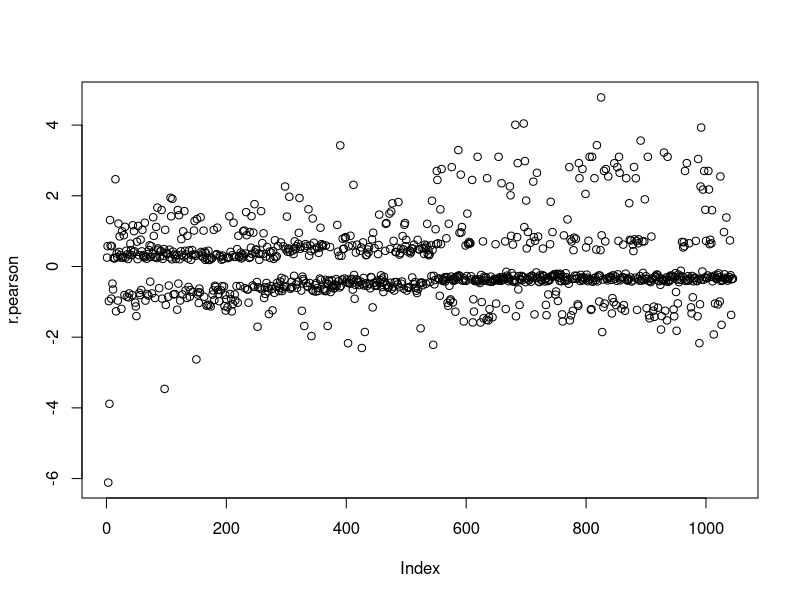
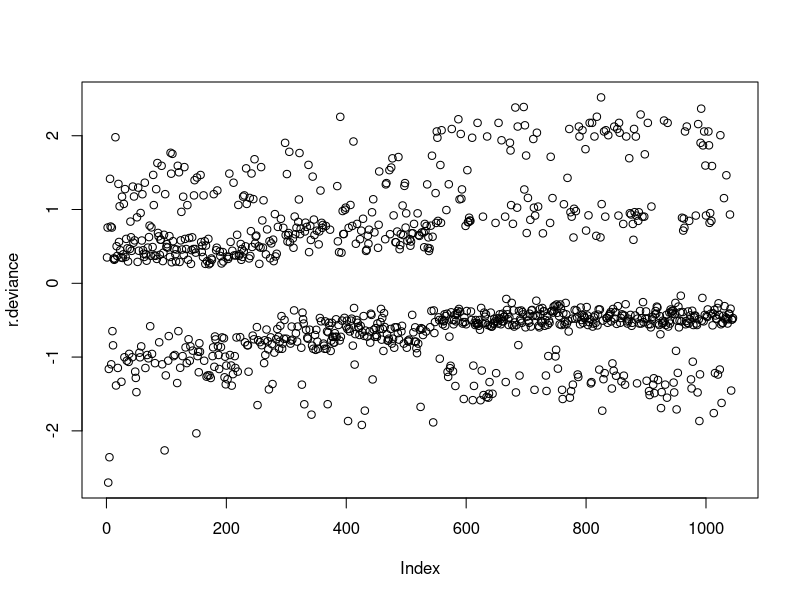
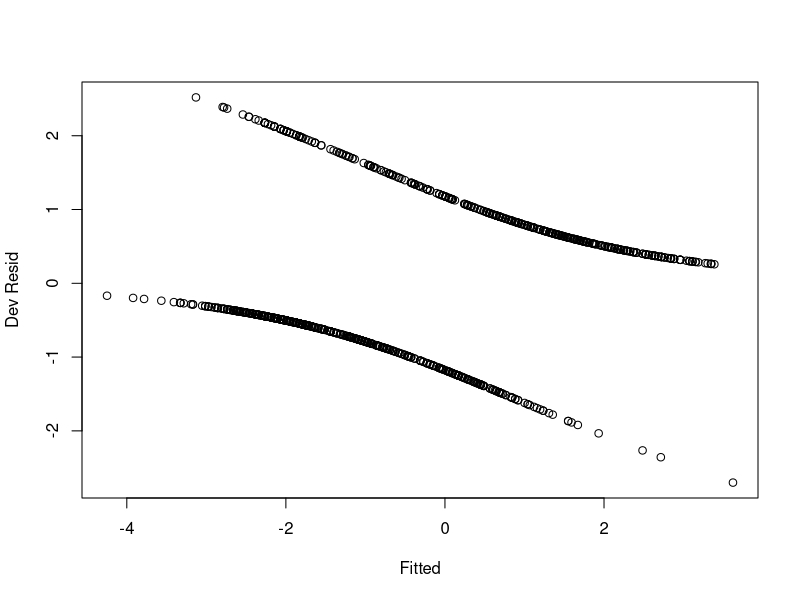
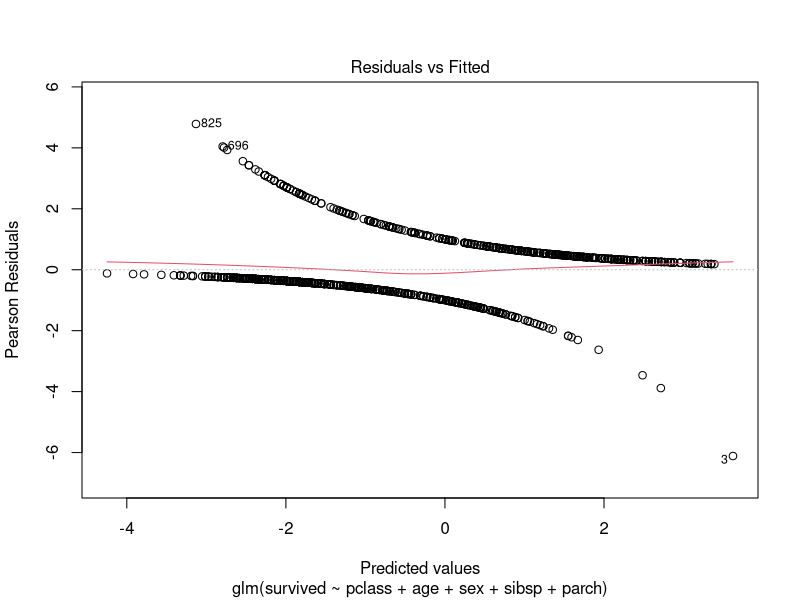
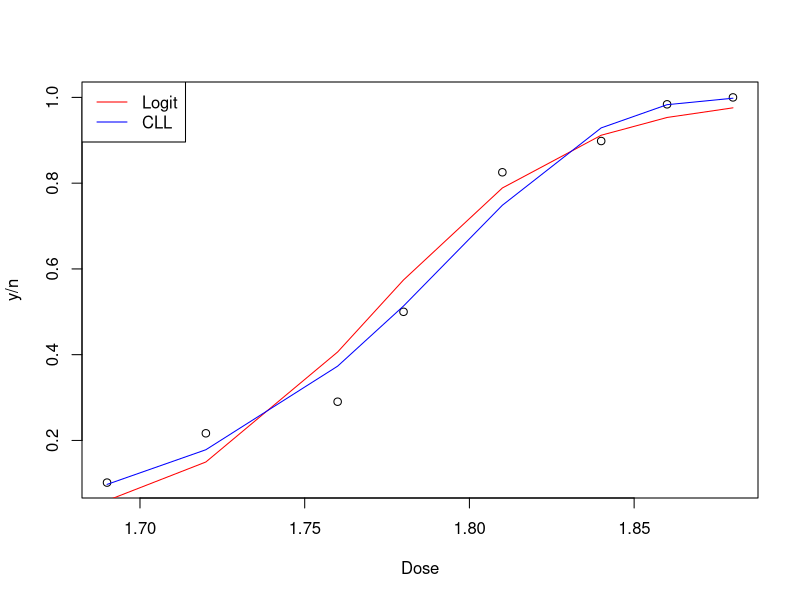
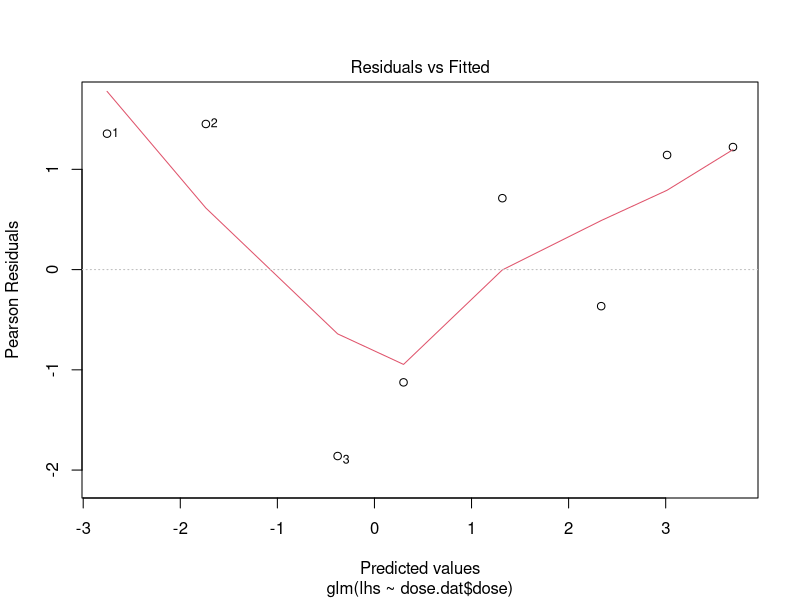
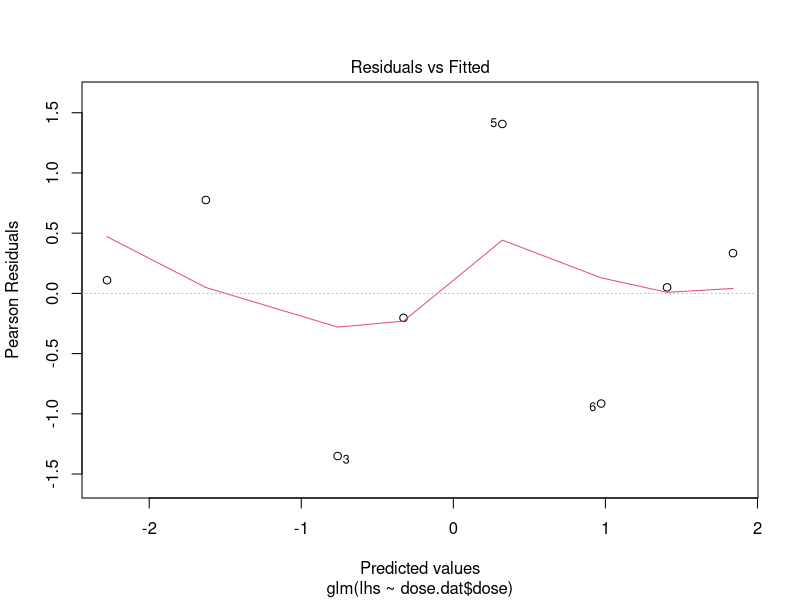
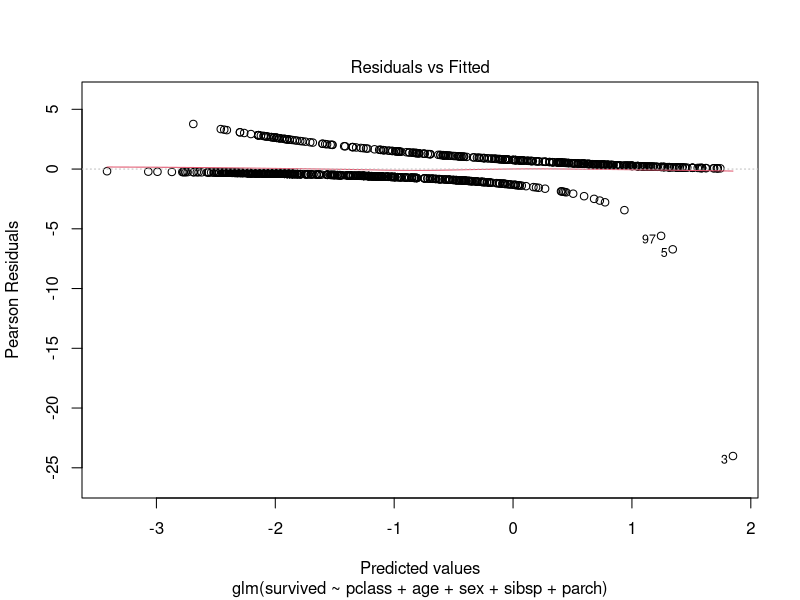

Recreate these plots in R, in order.
## ---- chunk 1
knitr::opts_chunk$set(echo = TRUE, message=FALSE, warning=FALSE)
## ---- chunk 2
library(tidyverse)
library(magrittr)

dat = read.csv('../../data/titanic.csv')

# the titanic data contains some missing data that we'll just ignore for now....
dat %<>% drop_na

# we don't care about a few of the columns
dat %<>% select(-c('name','ticket','cabin'))
dat$pclass %<>% as.factor 

mod = glm(survived~pclass+age+sex+sibsp+parch, family=binomial, data=dat)

r.pearson = resid(mod,type='pearson')
plot(r.pearson)

r.deviance = resid(mod, type='deviance')
plot(r.deviance)

# Null model deviance is model containing only intercept, residual deviance is sum of squared residuals
summary(mod)
sum(r.deviance^2)

## ---- chunk 3
h = hatvalues(mod)
r.dev.std = r.deviance/sqrt(1-h)
plot(predict(mod),r.deviance, xlab='Fitted', ylab='Dev Resid')
## ---- chunk 4
plot(mod,which=1)
## ---- chunk 5
dose.dat = read.csv('../../data/beetles.csv')
dose.dat$fails = dose.dat$n - dose.dat$y
lhs = as.matrix(dose.dat[,c('y','fails')])

mod.logit = glm(lhs~dose.dat$dose, family=binomial)
mod.cll = glm(lhs~dose.dat$dose, family=binomial(link='cloglog'))

plot(dose.dat$dose,dose.dat$y/dose.dat$n,xlab='Dose',ylab='y/n')
lines(dose.dat$dose,predict(mod.logit, type='response'),col='red')
lines(dose.dat$dose,predict(mod.cll, type='response'),col='blue')
legend('topleft',c('Logit','CLL'),col=c('red','blue'), lwd=1)

plot(mod.logit,which=1)
plot(mod.cll,which=1)
## ---- chunk 6
mod.cll = glm(survived~pclass+age+sex+sibsp+parch, family=binomial(link='cloglog'), data=dat)
plot(mod.cll,which=1)
## ---- chunk 7
plot(mod,which=2)
## ---- chunk 8
plot(mod,which=3)
## ---- chunk 9
plot(mod,which=5)
## ---- chunk 10
head(dfbeta(mod))
car::dfbetaPlots(mod)
## ---- chunk 11
mod.logit.overdisp = glm(lhs~dose.dat$dose, family=quasibinomial)
summary(mod.logit.overdisp)
## ---- chunk 12
mod.cll.overdisp = glm(lhs~dose.dat$dose, family=quasibinomial(link='cloglog'))
summary(mod.cll.overdisp)
## ---- chunk 13
library(nnet) # R doesn't fit multinomial models normally, so we'll need a package
library(palmerpenguins)
dat = penguins %>% drop_na

mod = multinom(island~bill_length_mm + bill_depth_mm + body_mass_g,data=dat)
summary(mod)
confint(mod)
